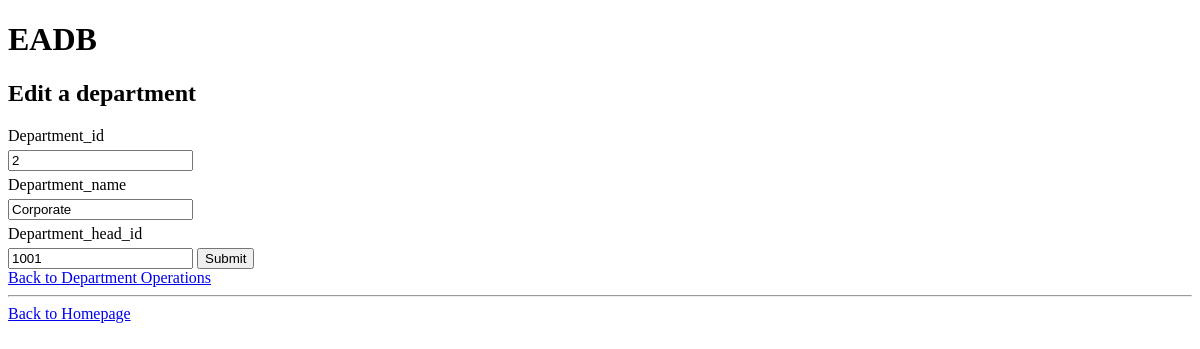
Page /update-singleDepartment.php?department_id=2 on the committed database.
### tables this page shows
CREATE TABLE IF NOT EXISTS `department`(
`department_id` INT NOT NULL,
`department_name` VARCHAR(40) NOT NULL,
`department_head_id` INT NOT NULL, 
PRIMARY KEY(`department_id`));

### common.php (called while the page is built)
<?php
function escape($html) {
  return htmlspecialchars($html, ENT_QUOTES | ENT_SUBSTITUTE, "UTF-8");
}
 ?>

### update-singleDepartment.php (the view, shortened to what this page needs)
<?php
  require "config.php";
  require "common.php";
  if (isset($_GET['department_id'])){
    try{
      $connection = new PDO($dsn, $username, $password, $options);
      $department_id = $_GET['department_id'];
      $sql = "SELECT * FROM department WHERE department_id = :department_id";
      $statement = $connection->prepare($sql);
      $statement->bindValue(':department_id', $department_id);
      $statement->execute();
      $department = $statement->fetch(PDO:: FETCH_ASSOC);
    }catch(PDOException $error){
      echo $sql . "<br>" . $error->getMessage();
    }
  }else{
    echo "Something went wrong!";
    exit;
  }
 ?>
 <?php require "templates/header.php"; ?>
<h2>Edit a department</h2>
<form method="post">
    <?php foreach ($department as $key => $value) : ?>
      <label for="<?php echo $key; ?>"><?php echo ucfirst($key); ?></label>
      <input type="text" name="<?php echo $key; ?>" id="<?php echo $key; ?>" value="<?php echo escape($value); ?>"
             <?php echo ($key === 'department_id' ? 'readonly' : null); ?>>
    <?php endforeach; ?>
    <input type="submit" name="submit" value="Submit">
</form>
<a href="departmentOperations.php">Back to Department Operations</a>
<hr>
<a href="index.php">Back to Homepage</a>
<?php require "templates/footer.php"; ?>

### css/style.css (style rules this page uses)
label { display: block; margin: 5px 0; }

### rows in the picture
department: department_id "2", department_name "Corporate", department_head_id "1001"

### other values in the picture
$key "Department_id"
$key "Department_name"
$key "Department_head_id"
